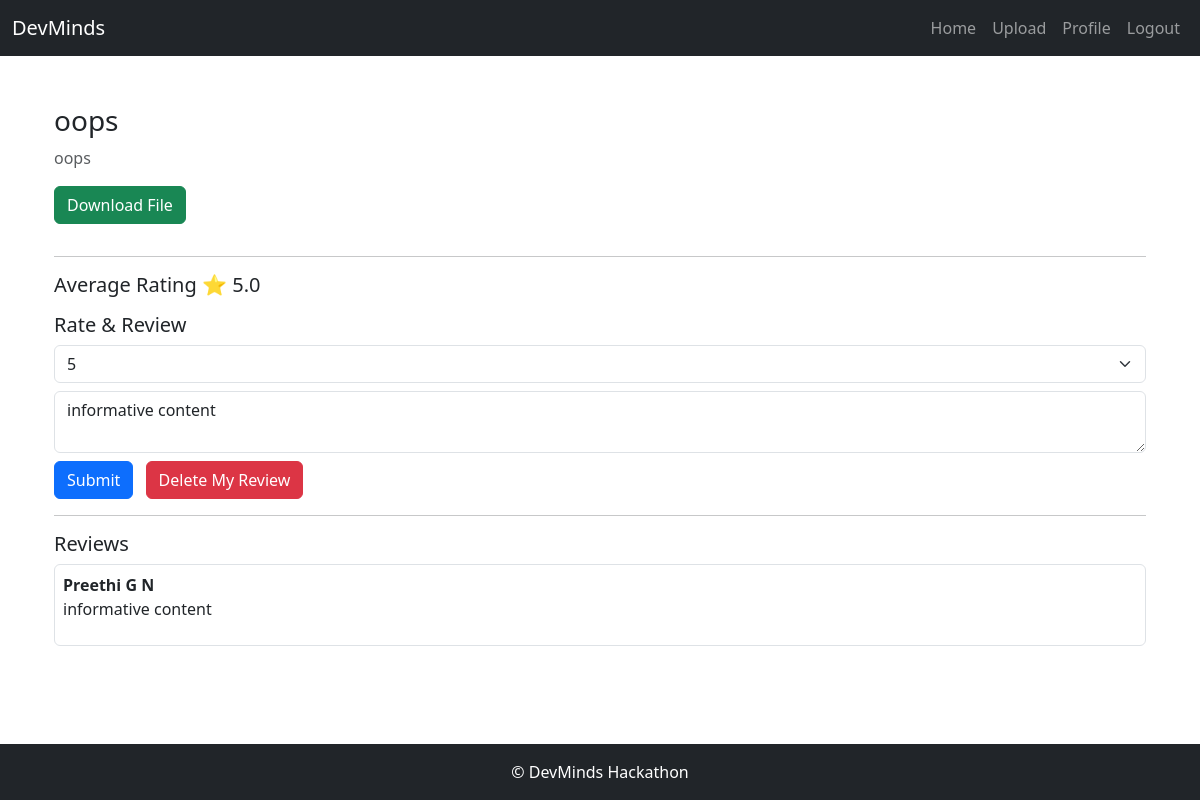
/resource/8/ (signed in), run on the app's committed database.
### DevMinds/models.py (models this page shows, shortened)
class Resource(models.Model):
    PRIVACY_CHOICES = (
        ('Public', 'Public'),
        ('Private', 'Private')
    )
    user = models.ForeignKey(User, on_delete=models.CASCADE)
    title = models.CharField(max_length=200)
    subject = models.CharField(max_length=100)
    semester = models.CharField(max_length=50)
    resource_type = models.CharField(max_length=100)
    year = models.CharField(max_length=50)
    description = models.TextField(blank=True)
    file = models.FileField(upload_to='resources/')
    privacy = models.CharField(max_length=10, choices=PRIVACY_CHOICES)
    tags = models.ManyToManyField(Tag, blank=True)
    created_at = models.DateTimeField(auto_now_add=True)
    def average_rating(self):
        avg = self.ratings.aggregate(Avg('stars'))['stars__avg']
        return round(avg, 1) if avg else 0

class Rating(models.Model):
    user = models.ForeignKey(User, on_delete=models.CASCADE)
    resource = models.ForeignKey(
        Resource,
        on_delete=models.CASCADE,
        related_name="ratings"
    )
    stars = models.IntegerField()
    class Meta:
        unique_together = ('user', 'resource')  # ONE USER ONE RATING

class Comment(models.Model):
    user = models.ForeignKey(User, on_delete=models.CASCADE)
    resource = models.ForeignKey(
        Resource,
        on_delete=models.CASCADE,
        related_name="comments"
    )
    text = models.TextField()
    created = models.DateTimeField(auto_now_add=True)

### DevMinds/views.py (the view, shortened to what this page needs)
# urls.py: path('resource/<int:id>/', views.view_resource, name='view_resource'),
@login_required
def view_resource(request, id):
    resource = get_object_or_404(Resource, id=id)
    user_rating = Rating.objects.filter(
        user=request.user,
        resource=resource
    ).first()
    user_comment = Comment.objects.filter(
        user=request.user,
        resource=resource
    ).first()
    context = {
        'resource': resource,
        'user_rating': user_rating,
        'user_comment': user_comment
    }
    if resource.privacy == "Public":
        return render(request, 'view_resource.html', context)

### DevMinds/templates/view_resource.html (shortened to what this page needs)
{% extends 'base.html' %}
{% block content %}
<div class="container mt-4">
    <h3>{{ resource.title }}</h3>
    <p class="text-muted">{{ resource.subject }}</p>
    <a href="{{ resource.file.url }}" class="btn btn-success mb-3">
        Download File
    </a>
    <hr>
    <h5>Average Rating ⭐ {{ resource.average_rating }}</h5>
    <h5 class="mt-3">Rate & Review</h5>
    <form method="post" action="{% url 'add_review' resource.id %}">
        <select name="stars" class="form-select mb-2" required>
            <option value="5" {% if user_rating and user_rating.stars == 5 %}selected{% endif %}>5</option>
        </select>
        <textarea name="comment" class="form-control mb-2"
        placeholder="Write review...">{{ user_comment.text|default:'' }}</textarea>
        <button class="btn btn-primary">Submit</button>
        {% if user_rating or user_comment %}
        <a href="{% url 'delete_review' resource.id %}"
           class="btn btn-danger ms-2">
           Delete My Review
        </a>
        {% endif %}
    </form>
    <hr>
    <h5>Reviews</h5>
    {% for c in resource.comments.all %}
    <div class="border rounded p-2 mb-2">
        <b>{{ c.user.username }}</b>
        <p>{{ c.text }}</p>
    </div>
    {% empty %}
    <p>No reviews yet</p>
    {% endfor %}
</div>
{% endblock %}

### data on the page
Resource: title "oops", subject "oops", average_rating "5.0"
Rating: stars "5"
Comment: comment "informative content", user.username "Preethi G N", text "informative content"
